Frame 1 (no input): blank canvas, image omitted
Frame 60 (the mouse pressed at the canvas centre just before this capture): blank canvas, image omitted
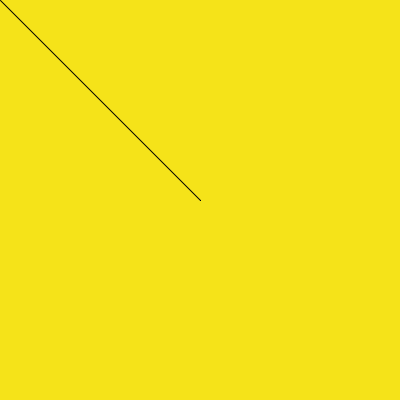
Frame 120 (the mouse held since frame 60 and released just before this capture)

The Processing sketch whose frames 1 and 60 were blank and that drew this single picture after the mouse press (run headless with seeded random() and noise(); from frame 60 on, the mouse is pressed at the canvas centre):

// Processing sketch: week17__painter_mousePressed_key_Pressed_stroke
// ── week17__painter_mousePressed_key_Pressed_stroke.pde
void setup(){//Ctrl-N開新檔案，小畫家
  size(400,400);
  background(#F5E319);
}
void draw(){
  if(mousePressed){
    line(mouseX,mouseY,pmouseX,pmouseY);
  }
}
void keyPressed(){
  if(key=='1')stroke(255,0,0);//紅色
  if(key=='2')stroke(0,255,0);//綠色
}
